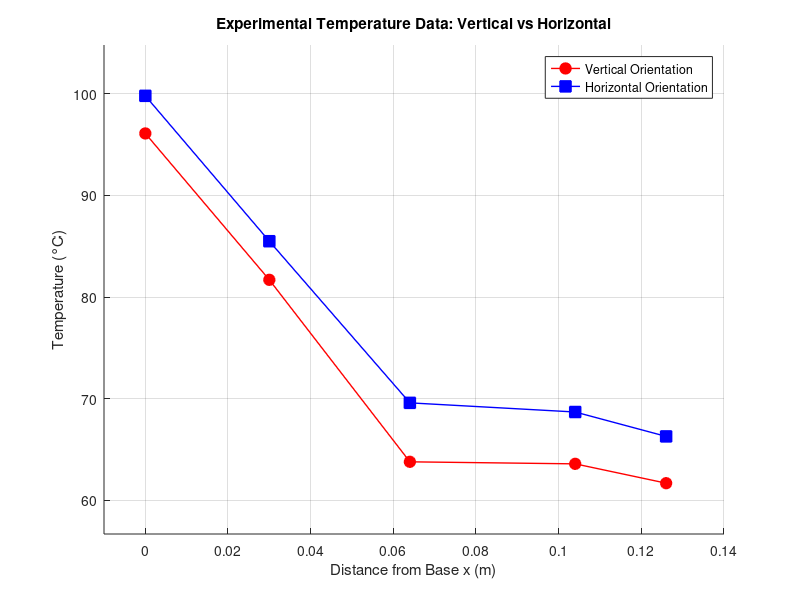

The MATLAB source for this figure:
clear; clc; close all;

% 1. DATA INPUT
x_exp = [12.6 10.4 6.4 3 0] / 100; % Distance from base (m)
temp_ver = [61.7 63.6 63.8 81.7 96.1]; 
temp_hori = [66.3 68.7 69.6 85.5 99.8]; 

% 2. PLOTTING
figure('Color', 'w');
hold on;

% Plot Vertical Data (Red Circles)
plot(x_exp, temp_ver, 'ro-', 'LineWidth', 1, 'MarkerFaceColor', 'r', ...
    'MarkerSize', 8, 'DisplayName', 'Vertical Orientation');

% Plot Horizontal Data (Blue Squares)
plot(x_exp, temp_hori, 'bs-', 'LineWidth', 1, 'MarkerFaceColor', 'b', ...
    'MarkerSize', 8, 'DisplayName', 'Horizontal Orientation');

% 3. FORMATTING
grid on;
xlabel('Distance from Base x (m)');
ylabel('Temperature (°C)');
title('Experimental Temperature Data: Vertical vs Horizontal');
legend('Location', 'best');
xlim([-0.01, 0.14]); 
ylim([min([temp_ver, temp_hori])-5, max([temp_ver, temp_hori])+5]);

hold off;
